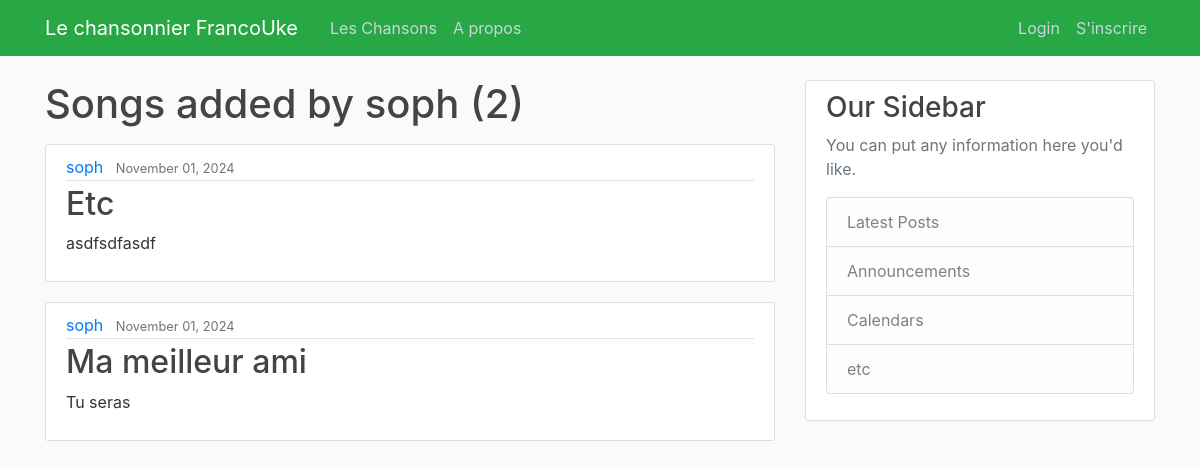
The page /user/soph on the database as committed earlier.
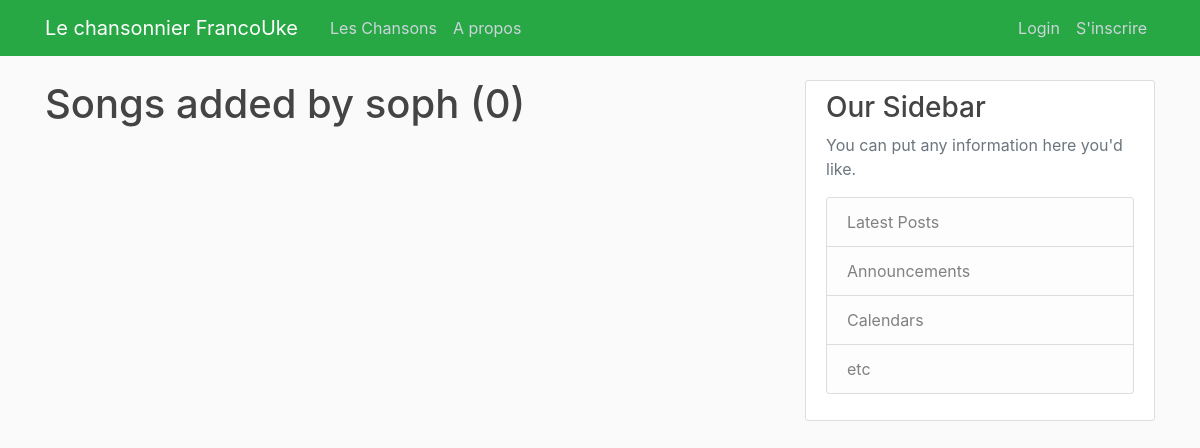
The same page on the database as committed later.
### songbook/models.py (models this page shows, shortened)
class Song(models.Model):
    songTitle = models.CharField(max_length=100, blank=True, null=True)
    songChordPro = models.TextField()  #Original
    lyrics_with_chords = models.TextField(editable=True,blank=True)
    metadata = models.JSONField(blank=True, null=True)  # Stores metadata as JSON
    date_posted = models.DateField(default=timezone.now)
    contributor = models.ForeignKey(User, on_delete=models.CASCADE)

### songbook/views.py (the view)
# urls.py: path('user/<str:username>', UserSongListView.as_view(), name='user-songs'),
class UserSongListView (ListView):
    model = Song
    template_name = 'songbook/user_songs.html'
    context_object_name = 'songs'
    ordering = ['songTitle']
    paginate_by = 15
    def get_queryset(self):
        user = get_object_or_404(User, username=self.kwargs.get('username'))
        return Song.objects.filter(contributor=user).order_by('songTitle')

### songbook/templates/songbook/user_songs.html (shortened to what this page needs)
{% extends "songbook/base.html" %}
{% block content %}
    <h1 class="mb-3">Songs added by {{ view.kwargs.username}} ({{ page_obj.paginator.count}})</h1>
    {% for song in songs %}
        <article class="media content-section">
            <div class="media-body">
            <div class="article-metadata">
                <a class="mr-2" href="{% url 'user-songs' song.contributor.username %}">{{ song.contributor }}</a>
                <small class="text-muted">{{ song.date_posted|date:"F d, Y" }}</small>
            </div>
            <h2><a class="article-title" href="{% url 'song-detail' song.id%}">{{ song.songTitle }}</a></h2>
            <p class="article-content">{{ song.songChordPro }}</p>
            </div>
        </article>
    {% endfor %}
{% endblock content %}

### songbook/templates/songbook/base.html (shortened to what this page needs)
{% load static %}
<!DOCTYPE html>
<html>
  <head>
      <link rel="stylesheet" href="https://maxcdn.bootstrapcdn.com/bootstrap/4.0.0/css/bootstrap.min.css">
      <link rel="stylesheet" type="text/css" href="{% static 'songbook/main.css' %}">
</head>
  <body><header class="site-header">
    <nav class="navbar navbar-expand-md navbar-dark bg-success fixed-top">
      <div class="container">
        <a class="navbar-brand mr-4" href="{% url 'songbook-home' %}">Le chansonnier FrancoUke</a>
        <div class="collapse navbar-collapse" id="navbarToggle">
          <div class="navbar-nav mr-auto">
            <a class="nav-item nav-link" href="{% url 'songbook-home' %}">Les Chansons</a>
            <a class="nav-item nav-link" href="{% url 'songbook-about' %}">A propos</a>
          </div>
          <div class="navbar-nav">
          {% if user.is_authenticated %}
          <a class="nav-item nav-link" href="{% url 'song-create' %}">Nouvelle Chanson</a>
          <!-- Disbale profile for now
            <a class="nav-item nav-link" href="{% url 'profile' %}">Profile</a>-->
            <a class="nav-item nav-link" href="{% url 'logout' %}">Logout</a>
          {% else %}
            <a class="nav-item nav-link" href="{% url 'login' %}">Login</a>
            <a class="nav-item nav-link" href="{% url 'register' %}">S'inscrire</a>
          {% endif %}
          </div>
        </div>
      </div>
    </nav>
  </header>
  <main role="main" class="container">
    <div class="row">
      <div class="col-md-8">
        {% block content %}{% endblock %}
      </div>
      <div class="col-md-4">
        <div class="content-section">
          <h3>Our Sidebar</h3>
          <p class='text-muted'>You can put any information here you'd like.
            <ul class="list-group">
              <li class="list-group-item list-group-item-light">Latest Posts</li>
              <li class="list-group-item list-group-item-light">Announcements</li>
              <li class="list-group-item list-group-item-light">Calendars</li>
              <li class="list-group-item list-group-item-light">etc</li>
            </ul>
          </p>
        </div>
      </div>
    </div>
  </main>
  </body>
  </html>

### songbook/static/songbook/main.css (style rules this page uses)
body { background: #fafafa; color: #333333; margin-top: 5rem; }
h1, h2, h3, h4, h5, h6 { color: #444444; }
ul { margin: 0; }
.site-header .navbar-nav .nav-link { color: #cbd5db; }
.content-section { background: #ffffff; padding: 10px 20px; border: 1px solid #dddddd; border-radius: 3px; margin-bottom: 20px; }

Rows that differ between the two databases and show on the page:
removed Song: contributor "soph", date_posted "November 01, 2024", songTitle "Etc", songChordPro "asdfsdfasdf"
removed Song: contributor "soph", date_posted "November 01, 2024", songTitle "Ma meilleur ami", songChordPro "Tu seras"
Other text that changed with them:
{{ page_obj.paginator.count }}: "2" → "0"
